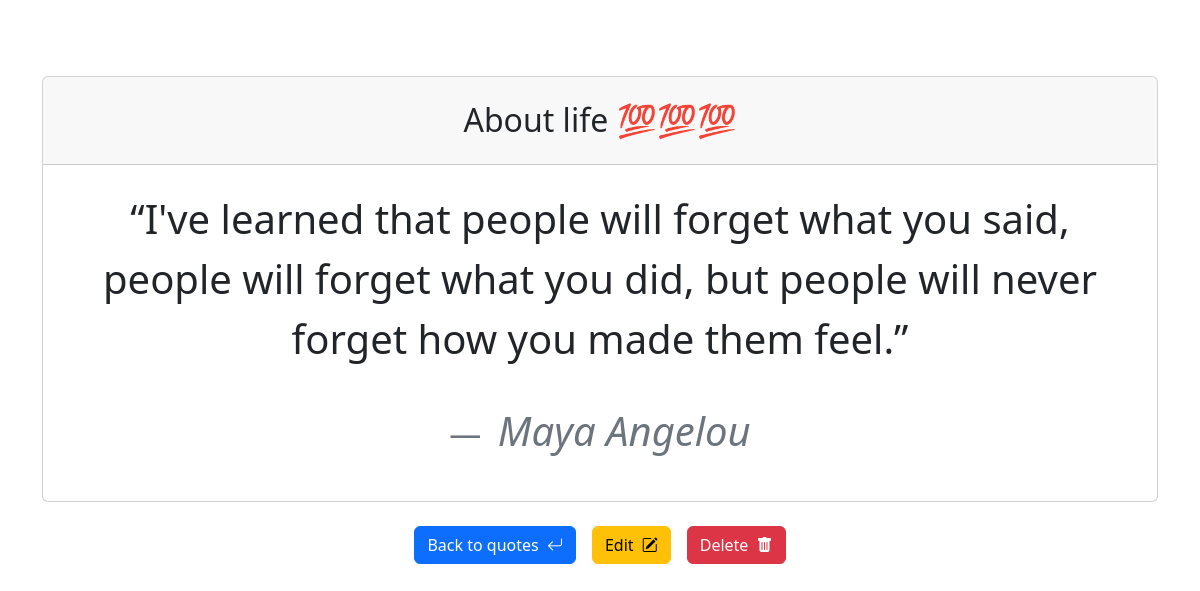
The page /quote/4/ (signed in) on the database its author committed.
### quotes/models.py (models this page shows, shortened)
class Quote(models.Model):
    title = models.CharField(max_length=100, blank=False, null=False)
    quote_text = models.TextField(max_length=500)
    quote_author = models.CharField(max_length=100)

### quotes/views.py (the view)
# urls.py: path('quote/<int:pk>/', views.QuoteDetailVIew.as_view(), name='quote')
class QuoteDetailVIew(LoginRequiredMixin, DetailView):
    model = Quote
    template_name = 'quote.html'
    context_object_name = 'quote'
    login_url = '/login'

### quotes/templates/quote.html (shortened to what this page needs)
<!DOCTYPE html>
<html lang="en">
<head>
    <link href="https://cdn.jsdelivr.net/npm/bootstrap@5.3.6/dist/css/bootstrap.min.css" rel="stylesheet">
    <link rel="stylesheet" href="https://cdn.jsdelivr.net/npm/bootstrap-icons@1.12.1/font/bootstrap-icons.min.css">
</head>
<body>
    <div class="container d-flex flex-column justify-content-center align-items-center text-center py-4" style="height: 80vh;">
        <div class="card">
            <div class="card-header p-4">
                <h2 class="mb-0">{{ quote.title }}</h2>
            </div>
            <div class="card-body p-4">
                <figure>
                    <blockquote class="blockquote fs-1 mb-5">
                        <q>{{ quote.quote_text }}</q>
                    </blockquote>
                    <figcaption class="blockquote-footer fs-2">
                        <cite class="fs-1">{{ quote.quote_author }}</cite>
                    </figcaption>
                </figure>
            </div>
        </div>
        <div class="d-flex flex-row justify-content-center gap-3 mt-4">
            <a href="{% url 'quotes' %}" class="btn btn-primary">Back to quotes <i class="bi bi-arrow-return-left ms-1"></i></a>
            <a href="{% url 'update' quote.pk %}" class="btn btn-warning">Edit <i class="bi bi-pencil-square ms-1"></i></a>
            <a href="{% url 'delete' quote.pk %}" class="btn btn-danger">Delete <i class="bi bi-trash-fill ms-1"></i></a>
        </div>
    </div>
</body>
</html>

### rows shown on the page
Quote: title "About life 💯💯💯", quote_text "I've learned that people will forget what you said, people will forget what you did, but people will never forget how you made them feel.", quote_author "Maya Angelou"
